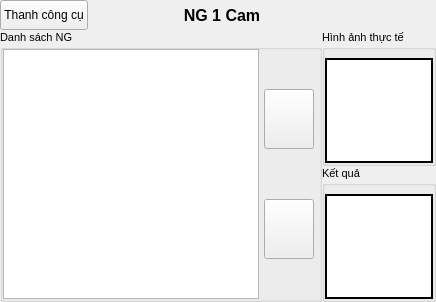
        <widget class="QWidget" name="window_5">
         <layout class="QGridLayout" name="gridLayout_42">
          <property name="leftMargin">
           <number>0</number>
          </property>
          <property name="topMargin">
           <number>0</number>
          </property>
          <property name="rightMargin">
           <number>0</number>
          </property>
          <property name="bottomMargin">
           <number>0</number>
          </property>
          <property name="spacing">
           <number>0</number>
          </property>
          <item row="0" column="0">
           <layout class="QFormLayout" name="formLayout_9">
            <property name="horizontalSpacing">
             <number>0</number>
            </property>
            <property name="verticalSpacing">
             <number>0</number>
            </property>
            <property name="rightMargin">
             <number>80</number>
            </property>
            <item row="0" column="0">
             <widget class="QPushButton" name="but_tool_ng1cam">
              <property name="minimumSize">
               <size>
                <width>0</width>
                <height>30</height>
               </size>
              </property>
              <property name="text">
               <string>Thanh công cụ</string>
              </property>
              <property name="icon">
               <iconset resource="icons.qrc">
                <normaloff>:/icon/icons/Navigation-Menu-1--Streamline-Ultimate.png</normaloff>:/icon/icons/Navigation-Menu-1--Streamline-Ultimate.png</iconset>
              </property>
              <property name="checkable">
               <bool>false</bool>
              </property>
             </widget>
            </item>
            <item row="0" column="1">
             <widget class="QLabel" name="label_28">
              <property name="sizePolicy">
               <sizepolicy hsizetype="Minimum" vsizetype="Minimum">
                <horstretch>0</horstretch>
                <verstretch>0</verstretch>
               </sizepolicy>
              </property>
              <property name="font">
               <font>
                <pointsize>12</pointsize>
                <weight>75</weight>
                <bold>true</bold>
               </font>
              </property>
              <property name="text">
               <string>NG 1 Cam</string>
              </property>
              <property name="alignment">
               <set>Qt::AlignCenter</set>
              </property>
             </widget>
            </item>
           </layout>
          </item>
          <item row="1" column="0">
           <widget class="QWidget" name="widget_7" native="true">
            <layout class="QGridLayout" name="gridLayout_41">
             <property name="leftMargin">
              <number>0</number>
             </property>
             <property name="topMargin">
              <number>0</number>
             </property>
             <property name="rightMargin">
              <number>0</number>
             </property>
             <property name="bottomMargin">
              <number>0</number>
             </property>
             <property name="spacing">
              <number>0</number>
             </property>
             <item row="0" column="0">
              <widget class="QGroupBox" name="groupBox_14">
               <property name="font">
                <font>
                 <pointsize>8</pointsize>
                </font>
               </property>
               <property name="title">
                <string>Danh sách NG</string>
               </property>
               <layout class="QGridLayout" name="gridLayout_37">
                <property name="leftMargin">
                 <number>0</number>
                </property>
                <property name="topMargin">
                 <number>0</number>
                </property>
                <property name="rightMargin">
                 <number>0</number>
                </property>
                <property name="bottomMargin">
                 <number>0</number>
                </property>
                <property name="spacing">
                 <number>0</number>
                </property>
                <item row="0" column="0">
                 <widget class="QListWidget" name="list_ng1cam">
                  <property name="sizePolicy">
                   <sizepolicy hsizetype="Expanding" vsizetype="Expanding">
                    <horstretch>0</horstretch>
                    <verstretch>0</verstretch>
                   </sizepolicy>
                  </property>
                  <property name="styleSheet">
                   <string notr="true"/>
                  </property>
                 </widget>
                </item>
                <item row="0" column="1">
                 <layout class="QVBoxLayout" name="verticalLayout_12">
                  <property name="spacing">
                   <number>50</number>
                  </property>
                  <property name="leftMargin">
                   <number>5</number>
                  </property>
                  <property name="rightMargin">
                   <number>5</number>
                  </property>
                  <item>
                   <spacer name="verticalSpacer_11">
                    <property name="orientation">
                     <enum>Qt::Vertical</enum>
                    </property>
                    <property name="sizeHint" stdset="0">
                     <size>
                      <width>20</width>
                      <height>40</height>
                     </size>
                    </property>
                   </spacer>
                  </item>
                  <item>
                   <widget class="QPushButton" name="but_up_ng1cam">
                    <property name="minimumSize">
                     <size>
                      <width>50</width>
                      <height>60</height>
                     </size>
                    </property>
                    <property name="text">
                     <string/>
                    </property>
                    <property name="icon">
                     <iconset resource="icons.qrc">
                      <normaloff>:/icon/icons/Navigation-Arrows-Up-1--Streamline-Ultimate.png</normaloff>:/icon/icons/Navigation-Arrows-Up-1--Streamline-Ultimate.png</iconset>
                    </property>
                   </widget>
                  </item>
                  <item>
                   <widget class="QPushButton" name="but_down_ng1cam">
                    <property name="minimumSize">
                     <size>
                      <width>50</width>
                      <height>60</height>
                     </size>
                    </property>
                    <property name="text">
                     <string/>
                    </property>
                    <property name="icon">
                     <iconset resource="icons.qrc">
                      <normaloff>:/icon/icons/Navigation-Arrows-Down-1--Streamline-Ultimate.png</normaloff>:/icon/icons/Navigation-Arrows-Down-1--Streamline-Ultimate.png</iconset>
                    </property>
                   </widget>
                  </item>
                  <item>
                   <spacer name="verticalSpacer_12">
                    <property name="orientation">
                     <enum>Qt::Vertical</enum>
                    </property>
                    <property name="sizeHint" stdset="0">
                     <size>
                      <width>20</width>
                      <height>40</height>
                     </size>
                    </property>
                   </spacer>
                  </item>
                 </layout>
                </item>
               </layout>
              </widget>
             </item>
             <item row="0" column="1">
              <layout class="QVBoxLayout" name="verticalLayout_13">
               <item>
                <widget class="QGroupBox" name="groupBox_15">
                 <property name="sizePolicy">
                  <sizepolicy hsizetype="Expanding" vsizetype="Expanding">
                   <horstretch>0</horstretch>
                   <verstretch>0</verstretch>
                  </sizepolicy>
                 </property>
                 <property name="font">
                  <font>
                   <pointsize>8</pointsize>
                  </font>
                 </property>
                 <property name="title">
                  <string>Hình ảnh thực tế </string>
                 </property>
                 <layout class="QGridLayout" name="gridLayout_38">
                  <property name="leftMargin">
                   <number>0</number>
                  </property>
                  <property name="rightMargin">
                   <number>0</number>
                  </property>
                  <property name="bottomMargin">
                   <number>0</number>
                  </property>
                  <property name="spacing">
                   <number>0</number>
                  </property>
                  <item row="0" column="0">
                   <widget class="QLabel" name="show_pic_real_ng1cam">
                    <property name="styleSheet">
                     <string notr="true">background-color: rgb(255, 255, 255);
border: 2px solid black;</string>
                    </property>
                    <property name="text">
                     <string/>
                    </property>
                   </widget>
                  </item>
                 </layout>
                </widget>
               </item>
               <item>
                <widget class="QGroupBox" name="groupBox_16">
                 <property name="sizePolicy">
                  <sizepolicy hsizetype="Expanding" vsizetype="Expanding">
                   <horstretch>0</horstretch>
                   <verstretch>0</verstretch>
                  </sizepolicy>
                 </property>
                 <property name="font">
                  <font>
                   <pointsize>8</pointsize>
                  </font>
                 </property>
                 <property name="title">
                  <string>Kết quả </string>
                 </property>
                 <layout class="QGridLayout" name="gridLayout_40">
                  <property name="leftMargin">
                   <number>0</number>
                  </property>
                  <property name="rightMargin">
                   <number>0</number>
                  </property>
                  <property name="bottomMargin">
                   <number>0</number>
                  </property>
                  <property name="spacing">
                   <number>0</number>
                  </property>
                  <item row="0" column="0">
                   <widget class="QLabel" name="show_pic_result_ng1cam">
                    <property name="styleSheet">
                     <string notr="true">background-color: rgb(255, 255, 255);
border: 2px solid black;</string>
                    </property>
                    <property name="text">
                     <string/>
                    </property>
                   </widget>
                  </item>
                 </layout>
                </widget>
               </item>
              </layout>
             </item>
            </layout>
           </widget>
          </item>
         </layout>
        </widget>
